Frame 1 (no input): blank canvas, image omitted
Frame 60 (the mouse pressed at the canvas centre just before this capture): blank canvas, image omitted
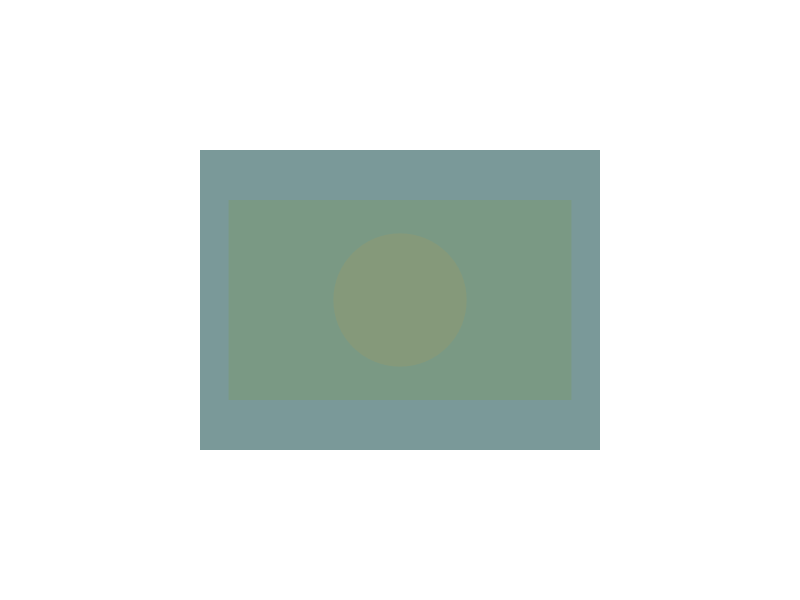
Frame 120 (the mouse held since frame 60 and released just before this capture)

The Processing sketch whose frames 1 and 60 were blank and that drew this single picture after the mouse press (run headless with seeded random() and noise(); from frame 60 on, the mouse is pressed at the canvas centre):

// Processing sketch: exercicio_funcoes_
// ── exercicio_funcoes_.pde
void setup () {
  size(800, 600);
  noStroke();
  background(0);
  rectMode(CENTER);
  colorMode(HSB, width, 100, 100);
}
void draw () {
  desenho(width/2, height/2, mouseX);
}
void desenho (float i, float j, float l) {
  int k=mouseX;
  if (mouseX>360) { 
    k=k--;
  }
  background(0, 0, 100);
  fill(k, 20, 60);
  rect(i, j, (l/3)*3, (l/4)*3);
  fill(k-90, 20, 60);
  rect(i, j, (l/7)*6, (l/8)*4);
  fill(k-180, 20, 60);
  ellipse(i, j, l/3, l/3);

}
